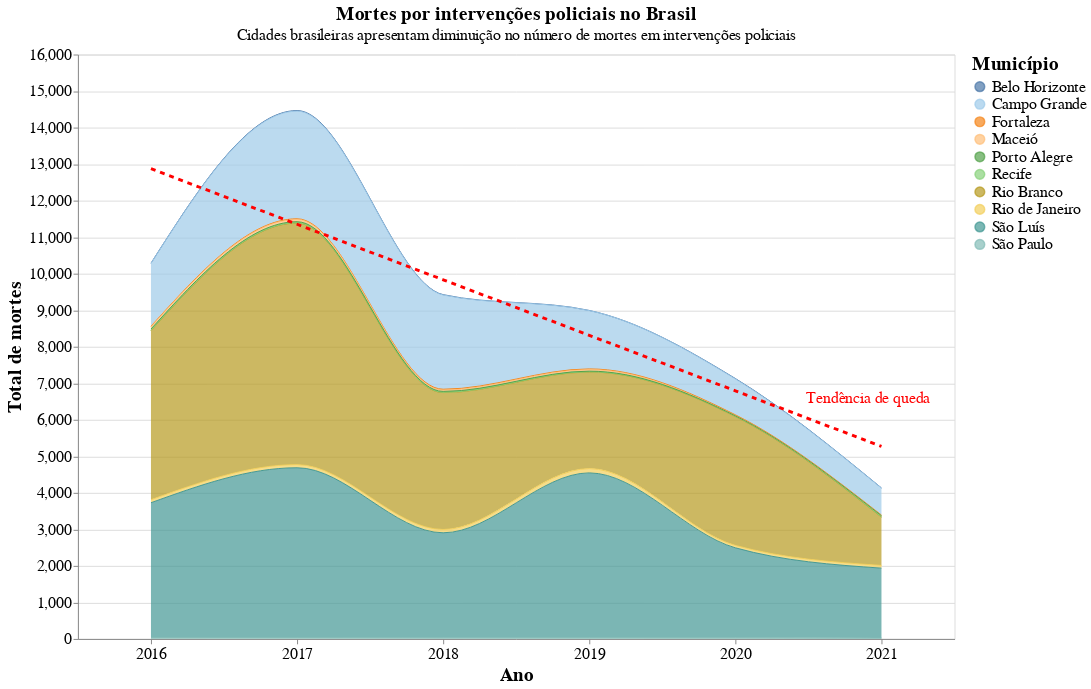

The cell this chart's notebook holds for it:
### Code cell
import numpy as np

# Assuming df_less_violence_cities is your original DataFrame
# Calculate the total deaths per year to create the trend line
total_deaths_per_year = df_less_violence_cities.groupby('ano')['adjusted_deaths'].sum().reset_index()

# Create a linear regression to calculate the trend line
x = total_deaths_per_year['ano'].astype(int)
y = total_deaths_per_year['adjusted_deaths']

# Perform linear regression
coeffs = np.polyfit(x, y, 1)
trend_line = np.poly1d(coeffs)

# Create a DataFrame for the trend line
trend_df = pd.DataFrame({
    'ano': x,
    'trend_deaths': trend_line(x)
})

# Create the trend line chart
trend_line_chart = alt.Chart(trend_df).mark_line(
    color='red', 
    strokeWidth=3, 
    strokeDash=[5, 5]  # Dashed line
).encode(
    x=alt.X('ano:O'),
    y=alt.Y('trend_deaths:Q')
)

# Add text annotation for the trend line
trend_text = alt.Chart(pd.DataFrame({
    'ano': [trend_df['ano'].iloc[-1]],
    'trend_deaths': [trend_df['trend_deaths'].iloc[-1]],
    'text': ['Tendência de queda']
})).mark_text(
    align='right',
    baseline='middle',
    dx=50,
    dy=-50,
    color='red',
    fontSize=16
).encode(
    x=alt.X('ano:O'),
    y=alt.Y('trend_deaths:Q'),
    text='text:N'
)

chart_title = alt.TitleParams(
    'Mortes por intervenções policiais no Brasil',
    subtitle="Cidades brasileiras apresentam diminuição no número de mortes em intervenções policiais"
)

# Create stacked area chart with log scale
stacked_area = alt.Chart(df_less_violence_cities, title=chart_title).mark_area(
    line={'size': 1},
    opacity=0.7,
    interpolate='monotone'
).encode(
    x=alt.X('ano:O', title='Ano',
            axis=alt.Axis(labelAngle=0, labelFontSize=16, titleFontSize=20)),
    
    y=alt.Y('adjusted_deaths:Q',
            title='Total de mortes',
            axis=alt.Axis(labelFontSize=16, titleFontSize=20),
            stack=True
    ),

    color=alt.Color('municipio:N', 
                    legend=alt.Legend(title="Município", labelFontSize=16, titleFontSize=20),
                    scale=alt.Scale(scheme='tableau20')),
    tooltip=['municipio', 'ano', 'adjusted_deaths']
)
# ).properties(
#     width=900,
#     height=600
# ).configure_axis(
#     labelFontSize=12,
#     titleFontSize=14
# ).configure_title(
#     fontSize=20,
#     anchor='middle',
#     subtitleFontSize=16
# )

final_chart = (stacked_area + trend_line_chart + trend_text).properties(
    width=900,
    height=600
).configure_axis(
    labelFontSize=12,
    titleFontSize=14
).configure_title(
    fontSize=20,
    anchor='middle',
    subtitleFontSize=16
)

final_chart

### Figure 1 — Vega-Lite specification as saved in the notebook (floating-point values rounded to 4 significant figures)
{"config": {"view": {"continuousWidth": 300, "continuousHeight": 300}, "axis": {"labelFontSize": 12, "titleFontSize": 14}, "title": {"anchor": "middle", "fontSize": 20, "subtitleFontSize": 16}}, "layer": [{"data": {"name": "data-fc34c29eb4e56822afd97a8a558b44cc"}, "mark": {"type": "area", "interpolate": "monotone", "line": {"size": 1}, "opacity": 0.7}, "encoding": {"color": {"field": "municipio", "legend": {"labelFontSize": 16, "title": "Município", "titleFontSize": 20}, "scale": {"scheme": "tableau20"}, "type": "nominal"}, "tooltip": [{"field": "municipio", "type": "nominal"}, {"field": "ano", "type": "quantitative"}, {"field": "adjusted_deaths", "type": "quantitative"}], "x": {"axis": {"labelAngle": 0, "labelFontSize": 16, "titleFontSize": 20}, "field": "ano", "title": "Ano", "type": "ordinal"}, "y": {"axis": {"labelFontSize": 16, "titleFontSize": 20}, "field": "adjusted_deaths", "stack": true, "title": "Total de mortes", "type": "quantitative"}}, "title": {"text": "Mortes por intervenções policiais no Brasil", "subtitle": "Cidades brasileiras apresentam diminuição no número de mortes em intervenções policiais"}}, {"data": {"name": "data-d5903256422c8eab975e06d36f11ed90"}, "mark": {"type": "line", "color": "red", "strokeDash": [5, 5], "strokeWidth": 3}, "encoding": {"x": {"field": "ano", "type": "ordinal"}, "y": {"field": "trend_deaths", "type": "quantitative"}}}, {"data": {"name": "data-0769a0cf746bc621c4f322d99634f6f7"}, "mark": {"type": "text", "align": "right", "baseline": "middle", "color": "red", "dx": 50, "dy": -50, "fontSize": 16}, "encoding": {"text": {"field": "text", "type": "nominal"}, "x": {"field": "ano", "type": "ordinal"}, "y": {"field": "trend_deaths", "type": "quantitative"}}}], "height": 600, "width": 900, "$schema": "https://vega.github.io/schema/vega-lite/v5.20.1.json", "datasets": {"data-fc34c29eb4e56822afd97a8a558b44cc": [{"municipio": "Rio Branco", "ano": 2016, "sigla_uf": "AC", "grupo": "Grupo 2", "qtd_interv_pol": 21.0, "qtd_pol_civ_serv": 2.0, "qtd_pol_mil_ser": 11.0, "qtd_pol_civ_fora": 1.0, "qtd_pol_mil_fora": 7.0, "regiao": "Norte", "pop": 4535.0, "adjusted_deaths": 4631.0}, {"municipio": "Rio Branco", "ano": 2017, "sigla_uf": "AC", "grupo": "Grupo 2", "qtd_interv_pol": 30.0, "qtd_pol_civ_serv": 0.0, "qtd_pol_mil_ser": 25.0, "qtd_pol_civ_fora": 1.0, "qtd_pol_mil_fora": 4.0, "regiao": "Norte", "pop": 4535.0, "adjusted_deaths": 6615.0}, {"municipio": "Rio Branco", "ano": 2018, "sigla_uf": "AC", "grupo": null, "qtd_interv_pol": 17.0, "qtd_pol_civ_serv": null, "qtd_pol_mil_ser": null, "qtd_pol_civ_fora": null, "qtd_pol_mil_fora": null, "regiao": "Norte", "pop": 4535.0, "adjusted_deaths": 3749.0}, {"municipio": "Rio Branco", "ano": 2019, "sigla_uf": "AC", "grupo": null, "qtd_interv_pol": 12.0, "qtd_pol_civ_serv": null, "qtd_pol_mil_ser": null, "qtd_pol_civ_fora": null, "qtd_pol_mil_fora": null, "regiao": "Norte", "pop": 4535.0, "adjusted_deaths": 2646.0}, {"municipio": "Rio Branco", "ano": 2020, "sigla_uf": "AC", "grupo": "Grupo 3", "qtd_interv_pol": 16.0, "qtd_pol_civ_serv": null, "qtd_pol_mil_ser": null, "qtd_pol_civ_fora": null, "qtd_pol_mil_fora": null, "regiao": "Norte", "pop": 4535.0, "adjusted_deaths": 3528.0}, {"municipio": "Rio Branco", "ano": 2021, "sigla_uf": "AC", "grupo": "Grupo 3", "qtd_interv_pol": 6.0, "qtd_pol_civ_serv": null, "qtd_pol_mil_ser": null, "qtd_pol_civ_fora": null, "qtd_pol_mil_fora": null, "regiao": "Norte", "pop": 4535.0, "adjusted_deaths": 1323.0}, {"municipio": "São Luís", "ano": 2016, "sigla_uf": "MA", "grupo": "Grupo 1", "qtd_interv_pol": 27.0, "qtd_pol_civ_serv": 0.0, "qtd_pol_mil_ser": 27.0, "qtd_pol_civ_fora": 0.0, "qtd_pol_mil_fora": 0.0, "regiao": "Nordeste", "pop": 7315.0, "adjusted_deaths": 3691.0}, {"municipio": "São Luís", "ano": 2017, "sigla_uf": "MA", "grupo": "Grupo 1", "qtd_interv_pol": 34.0, "qtd_pol_civ_serv": 0.0, "qtd_pol_mil_ser": 34.0, "qtd_pol_civ_fora": null, "qtd_pol_mil_fora": null, "regiao": "Nordeste", "pop": 7315.0, "adjusted_deaths": 4648.0}, {"municipio": "São Luís", "ano": 2018, "sigla_uf": "MA", "grupo": null, "qtd_interv_pol": 21.0, "qtd_pol_civ_serv": null, "qtd_pol_mil_ser": null, "qtd_pol_civ_fora": null, "qtd_pol_mil_fora": null, "regiao": "Nordeste", "pop": 7315.0, "adjusted_deaths": 2871.0}, {"municipio": "São Luís", "ano": 2019, "sigla_uf": "MA", "grupo": null, "qtd_interv_pol": 33.0, "qtd_pol_civ_serv": null, "qtd_pol_mil_ser": null, "qtd_pol_civ_fora": null, "qtd_pol_mil_fora": null, "regiao": "Nordeste", "pop": 7315.0, "adjusted_deaths": 4511.0}, {"municipio": "São Luís", "ano": 2020, "sigla_uf": "MA", "grupo": "Grupo 1", "qtd_interv_pol": 18.0, "qtd_pol_civ_serv": null, "qtd_pol_mil_ser": null, "qtd_pol_civ_fora": null, "qtd_pol_mil_fora": null, "regiao": "Nordeste", "pop": 7315.0, "adjusted_deaths": 2461.0}, {"municipio": "São Luís", "ano": 2021, "sigla_uf": "MA", "grupo": "Grupo 1", "qtd_interv_pol": 14.0, "qtd_pol_civ_serv": null, "qtd_pol_mil_ser": null, "qtd_pol_civ_fora": null, "qtd_pol_mil_fora": null, "regiao": "Nordeste", "pop": 7315.0, "adjusted_deaths": 1914.0}, {"municipio": "Fortaleza", "ano": 2016, "sigla_uf": "CE", "grupo": "Grupo 1", "qtd_interv_pol": 39.0, "qtd_pol_civ_serv": 1.0, "qtd_pol_mil_ser": 23.0, "qtd_pol_civ_fora": 0.0, "qtd_pol_mil_fora": 7.0, "regiao": "Nordeste", "pop": 2429000.0, "adjusted_deaths": 16.06}, {"municipio": "Fortaleza", "ano": 2017, "sigla_uf": "CE", "grupo": "Grupo 1", "qtd_interv_pol": 50.0, "qtd_pol_civ_serv": 4.0, "qtd_pol_mil_ser": 30.0, "qtd_pol_civ_fora": 3.0, "qtd_pol_mil_fora": 13.0, "regiao": "Nordeste", "pop": 2429000.0, "adjusted_deaths": 20.59}, {"municipio": "Fortaleza", "ano": 2018, "sigla_uf": "CE", "grupo": null, "qtd_interv_pol": 63.0, "qtd_pol_civ_serv": null, "qtd_pol_mil_ser": null, "qtd_pol_civ_fora": null, "qtd_pol_mil_fora": null, "regiao": "Nordeste", "pop": 2429000.0, "adjusted_deaths": 25.94}, {"municipio": "Fortaleza", "ano": 2019, "sigla_uf": "CE", "grupo": null, "qtd_interv_pol": 51.0, "qtd_pol_civ_serv": null, "qtd_pol_mil_ser": null, "qtd_pol_civ_fora": null, "qtd_pol_mil_fora": null, "regiao": "Nordeste", "pop": 2429000.0, "adjusted_deaths": 21.0}, {"municipio": "Fortaleza", "ano": 2020, "sigla_uf": "CE", "grupo": "Grupo 1", "qtd_interv_pol": 57.0, "qtd_pol_civ_serv": null, "qtd_pol_mil_ser": null, "qtd_pol_civ_fora": null, "qtd_pol_mil_fora": null, "regiao": "Nordeste", "pop": 2429000.0, "adjusted_deaths": 23.47}, {"municipio": "Fortaleza", "ano": 2021, "sigla_uf": "CE", "grupo": "Grupo 1", "qtd_interv_pol": 32.0, "qtd_pol_civ_serv": null, "qtd_pol_mil_ser": null, "qtd_pol_civ_fora": null, "qtd_pol_mil_fora": null, "regiao": "Nordeste", "pop": 2429000.0, "adjusted_deaths": 13.18}, {"municipio": "Recife", "ano": 2016, "sigla_uf": "PE", "grupo": "Grupo 1", "qtd_interv_pol": 15.0, "qtd_pol_civ_serv": null, "qtd_pol_mil_ser": null, "qtd_pol_civ_fora": null, "qtd_pol_mil_fora": null, "regiao": "Nordeste", "pop": 1489000.0, "adjusted_deaths": 10.07}, {"municipio": "Recife", "ano": 2017, "sigla_uf": "PE", "grupo": "Grupo 1", "qtd_interv_pol": 14.0, "qtd_pol_civ_serv": null, "qtd_pol_mil_ser": null, "qtd_pol_civ_fora": null, "qtd_pol_mil_fora": null, "regiao": "Nordeste", "pop": 1489000.0, "adjusted_deaths": 9.403}, {"municipio": "Recife", "ano": 2018, "sigla_uf": "PE", "grupo": null, "qtd_interv_pol": 12.0, "qtd_pol_civ_serv": null, "qtd_pol_mil_ser": null, "qtd_pol_civ_fora": null, "qtd_pol_mil_fora": null, "regiao": "Nordeste", "pop": 1489000.0, "adjusted_deaths": 8.06}, {"municipio": "Recife", "ano": 2019, "sigla_uf": "PE", "grupo": null, "qtd_interv_pol": 10.0, "qtd_pol_civ_serv": null, "qtd_pol_mil_ser": null, "qtd_pol_civ_fora": null, "qtd_pol_mil_fora": null, "regiao": "Nordeste", "pop": 1489000.0, "adjusted_deaths": 6.716}, {"municipio": "Recife", "ano": 2020, "sigla_uf": "PE", "grupo": "Grupo 1", "qtd_interv_pol": 14.0, "qtd_pol_civ_serv": null, "qtd_pol_mil_ser": null, "qtd_pol_civ_fora": null, "qtd_pol_mil_fora": null, "regiao": "Nordeste", "pop": 1489000.0, "adjusted_deaths": 9.403}, {"municipio": "Recife", "ano": 2021, "sigla_uf": "PE", "grupo": "Grupo 1", "qtd_interv_pol": 14.0, "qtd_pol_civ_serv": null, "qtd_pol_mil_ser": null, "qtd_pol_civ_fora": null, "qtd_pol_mil_fora": null, "regiao": "Nordeste", "pop": 1489000.0, "adjusted_deaths": 9.403}, {"municipio": "Maceió", "ano": 2016, "sigla_uf": "AL", "grupo": "Grupo 1", "qtd_interv_pol": 59.0, "qtd_pol_civ_serv": 0.0, "qtd_pol_mil_ser": 57.0, "qtd_pol_civ_fora": 0.0, "qtd_pol_mil_fora": 2.0, "regiao": "Nordeste", "pop": 957900.0, "adjusted_deaths": 61.59}, {"municipio": "Maceió", "ano": 2017, "sigla_uf": "AL", "grupo": "Grupo 1", "qtd_interv_pol": 57.0, "qtd_pol_civ_serv": 2.0, "qtd_pol_mil_ser": 52.0, "qtd_pol_civ_fora": 0.0, "qtd_pol_mil_fora": 3.0, "regiao": "Nordeste", "pop": 957900.0, "adjusted_deaths": 59.5}, {"municipio": "Maceió", "ano": 2018, "sigla_uf": "AL", "grupo": null, "qtd_interv_pol": 32.4, "qtd_pol_civ_serv": null, "qtd_pol_mil_ser": null, "qtd_pol_civ_fora": null, "qtd_pol_mil_fora": null, "regiao": "Nordeste", "pop": 957900.0, "adjusted_deaths": 33.82}, {"municipio": "Maceió", "ano": 2019, "sigla_uf": "AL", "grupo": null, "qtd_interv_pol": 38.0, "qtd_pol_civ_serv": null, "qtd_pol_mil_ser": null, "qtd_pol_civ_fora": null, "qtd_pol_mil_fora": null, "regiao": "Nordeste", "pop": 957900.0, "adjusted_deaths": 39.67}, {"municipio": "Maceió", "ano": 2020, "sigla_uf": "AL", "grupo": "Grupo 1", "qtd_interv_pol": 4.0, "qtd_pol_civ_serv": null, "qtd_pol_mil_ser": null, "qtd_pol_civ_fora": null, "qtd_pol_mil_fora": null, "regiao": "Nordeste", "pop": 957900.0, "adjusted_deaths": 4.176}, {"municipio": "Maceió", "ano": 2021, "sigla_uf": "AL", "grupo": "Grupo 1", "qtd_interv_pol": 4.0, "qtd_pol_civ_serv": null, "qtd_pol_mil_ser": null, "qtd_pol_civ_fora": null, "qtd_pol_mil_fora": null, "regiao": "Nordeste", "pop": 957900.0, "adjusted_deaths": 4.176}, {"municipio": "Belo Horizonte", "ano": 2016, "sigla_uf": "MG", "grupo": "Grupo 2", "qtd_interv_pol": 15.0, "qtd_pol_civ_serv": 0.0, "qtd_pol_mil_ser": 10.0, "qtd_pol_civ_fora": 0.0, "qtd_pol_mil_fora": 5.0, "regiao": "Sudeste", "pop": 2316000.0, "adjusted_deaths": 6.478}, {"municipio": "Belo Horizonte", "ano": 2017, "sigla_uf": "MG", "grupo": "Grupo 2", "qtd_interv_pol": 37.0, "qtd_pol_civ_serv": 1.0, "qtd_pol_mil_ser": 25.0, "qtd_pol_civ_fora": 3.0, "qtd_pol_mil_fora": 8.0, "regiao": "Sudeste", "pop": 2316000.0, "adjusted_deaths": 15.98}, {"municipio": "Belo Horizonte", "ano": 2018, "sigla_uf": "MG", "grupo": null, "qtd_interv_pol": 24.0, "qtd_pol_civ_serv": null, "qtd_pol_mil_ser": null, "qtd_pol_civ_fora": null, "qtd_pol_mil_fora": null, "regiao": "Sudeste", "pop": 2316000.0, "adjusted_deaths": 10.36}, {"municipio": "Belo Horizonte", "ano": 2019, "sigla_uf": "MG", "grupo": null, "qtd_interv_pol": 10.0, "qtd_pol_civ_serv": null, "qtd_pol_mil_ser": null, "qtd_pol_civ_fora": null, "qtd_pol_mil_fora": null, "regiao": "Sudeste", "pop": 2316000.0, "adjusted_deaths": 4.319}, {"municipio": "Belo Horizonte", "ano": 2020, "sigla_uf": "MG", "grupo": "Grupo 2", "qtd_interv_pol": 26.0, "qtd_pol_civ_serv": null, "qtd_pol_mil_ser": null, "qtd_pol_civ_fora": null, "qtd_pol_mil_fora": null, "regiao": "Sudeste", "pop": 2316000.0, "adjusted_deaths": 11.23}, {"municipio": "Belo Horizonte", "ano": 2021, "sigla_uf": "MG", "grupo": "Grupo 2", "qtd_interv_pol": 14.0, "qtd_pol_civ_serv": null, "qtd_pol_mil_ser": null, "qtd_pol_civ_fora": null, "qtd_pol_mil_fora": null, "regiao": "Sudeste", "pop": 2316000.0, "adjusted_deaths": 6.046}, {"municipio": "Rio de Janeiro", "ano": 2016, "sigla_uf": "RJ", "grupo": "Grupo 1", "qtd_interv_pol": 504.0, "qtd_pol_civ_serv": null, "qtd_pol_mil_ser": null, "qtd_pol_civ_fora": null, "qtd_pol_mil_fora": null, "regiao": "Sudeste", "pop": 6211000.0, "adjusted_deaths": 81.14}, {"municipio": "Rio de Janeiro", "ano": 2017, "sigla_uf": "RJ", "grupo": "Grupo 1", "qtd_interv_pol": 527.0, "qtd_pol_civ_serv": null, "qtd_pol_mil_ser": null, "qtd_pol_civ_fora": null, "qtd_pol_mil_fora": null, "regiao": "Sudeste", "pop": 6211000.0, "adjusted_deaths": 84.85}, {"municipio": "Rio de Janeiro", "ano": 2018, "sigla_uf": "RJ", "grupo": null, "qtd_interv_pol": 558.0, "qtd_pol_civ_serv": null, "qtd_pol_mil_ser": null, "qtd_pol_civ_fora": null, "qtd_pol_mil_fora": null, "regiao": "Sudeste", "pop": 6211000.0, "adjusted_deaths": 89.84}, {"municipio": "Rio de Janeiro", "ano": 2019, "sigla_uf": "RJ", "grupo": null, "qtd_interv_pol": 726.0, "qtd_pol_civ_serv": null, "qtd_pol_mil_ser": null, "qtd_pol_civ_fora": null, "qtd_pol_mil_fora": null, "regiao": "Sudeste", "pop": 6211000.0, "adjusted_deaths": 116.9}, {"municipio": "Rio de Janeiro", "ano": 2020, "sigla_uf": "RJ", "grupo": "Grupo 2", "qtd_interv_pol": 415.0, "qtd_pol_civ_serv": null, "qtd_pol_mil_ser": null, "qtd_pol_civ_fora": null, "qtd_pol_mil_fora": null, "regiao": "Sudeste", "pop": 6211000.0, "adjusted_deaths": 66.81}, {"municipio": "Rio de Janeiro", "ano": 2021, "sigla_uf": "RJ", "grupo": "Grupo 2", "qtd_interv_pol": 458.0, "qtd_pol_civ_serv": null, "qtd_pol_mil_ser": null, "qtd_pol_civ_fora": null, "qtd_pol_mil_fora": null, "regiao": "Sudeste", "pop": 6211000.0, "adjusted_deaths": 73.74}, {"municipio": "São Paulo", "ano": 2016, "sigla_uf": "SP", "grupo": "Grupo 2", "qtd_interv_pol": 438.0, "qtd_pol_civ_serv": 6.0, "qtd_pol_mil_ser": 269.0, "qtd_pol_civ_fora": 16.0, "qtd_pol_mil_fora": 147.0, "regiao": "Sudeste", "pop": 11450000.0, "adjusted_deaths": 38.25}, {"municipio": "São Paulo", "ano": 2017, "sigla_uf": "SP", "grupo": "Grupo 2", "qtd_interv_pol": 447.0, "qtd_pol_civ_serv": 17.0, "qtd_pol_mil_ser": 281.0, "qtd_pol_civ_fora": 11.0, "qtd_pol_mil_fora": 138.0, "regiao": "Sudeste", "pop": 11450000.0, "adjusted_deaths": 39.03}, {"municipio": "São Paulo", "ano": 2018, "sigla_uf": "SP", "grupo": null, "qtd_interv_pol": 406.0, "qtd_pol_civ_serv": null, "qtd_pol_mil_ser": null, "qtd_pol_civ_fora": null, "qtd_pol_mil_fora": null, "regiao": "Sudeste", "pop": 11450000.0, "adjusted_deaths": 35.45}, {"municipio": "São Paulo", "ano": 2019, "sigla_uf": "SP", "grupo": null, "qtd_interv_pol": 402.0, "qtd_pol_civ_serv": null, "qtd_pol_mil_ser": null, "qtd_pol_civ_fora": null, "qtd_pol_mil_fora": null, "regiao": "Sudeste", "pop": 11450000.0, "adjusted_deaths": 35.1}, {"municipio": "São Paulo", "ano": 2020, "sigla_uf": "SP", "grupo": "Grupo 2", "qtd_interv_pol": 390.0, "qtd_pol_civ_serv": null, "qtd_pol_mil_ser": null, "qtd_pol_civ_fora": null, "qtd_pol_mil_fora": null, "regiao": "Sudeste", "pop": 11450000.0, "adjusted_deaths": 34.06}, {"municipio": "São Paulo", "ano": 2021, "sigla_uf": "SP", "grupo": "Grupo 2", "qtd_interv_pol": 282.0, "qtd_pol_civ_serv": null, "qtd_pol_mil_ser": null, "qtd_pol_civ_fora": null, "qtd_pol_mil_fora": null, "regiao": "Sudeste", "pop": 11450000.0, "adjusted_deaths": 24.62}, {"municipio": "Porto Alegre", "ano": 2016, "sigla_uf": "RS", "grupo": "Grupo 2", "qtd_interv_pol": 44.0, "qtd_pol_civ_serv": 2.0, "qtd_pol_mil_ser": 26.0, "qtd_pol_civ_fora": 5.0, "qtd_pol_mil_fora": 11.0, "regiao": "Sul", "pop": 1333000.0, "adjusted_deaths": 33.01}, {"municipio": "Porto Alegre", "ano": 2017, "sigla_uf": "RS", "grupo": "Grupo 2", "qtd_interv_pol": 36.0, "qtd_pol_civ_serv": 0.0, "qtd_pol_mil_ser": 26.0, "qtd_pol_civ_fora": 2.0, "qtd_pol_mil_fora": 8.0, "regiao": "Sul", "pop": 1333000.0, "adjusted_deaths": 27.01}, {"municipio": "Porto Alegre", "ano": 2018, "sigla_uf": "RS", "grupo": null, "qtd_interv_pol": 33.0, "qtd_pol_civ_serv": null, "qtd_pol_mil_ser": null, "qtd_pol_civ_fora": null, "qtd_pol_mil_fora": null, "regiao": "Sul", "pop": 1333000.0, "adjusted_deaths": 24.76}, {"municipio": "Porto Alegre", "ano": 2019, "sigla_uf": "RS", "grupo": null, "qtd_interv_pol": 22.0, "qtd_pol_civ_serv": null, "qtd_pol_mil_ser": null, "qtd_pol_civ_fora": null, "qtd_pol_mil_fora": null, "regiao": "Sul", "pop": 1333000.0, "adjusted_deaths": 16.51}, {"municipio": "Porto Alegre", "ano": 2020, "sigla_uf": "RS", "grupo": "Grupo 2", "qtd_interv_pol": 13.0, "qtd_pol_civ_serv": null, "qtd_pol_mil_ser": null, "qtd_pol_civ_fora": null, "qtd_pol_mil_fora": null, "regiao": "Sul", "pop": 1333000.0, "adjusted_deaths": 9.754}, {"municipio": "Porto Alegre", "ano": 2021, "sigla_uf": "RS", "grupo": "Grupo 2", "qtd_interv_pol": 39.0, "qtd_pol_civ_serv": null, "qtd_pol_mil_ser": null, "qtd_pol_civ_fora": null, "qtd_pol_mil_fora": null, "regiao": "Sul", "pop": 1333000.0, "adjusted_deaths": 29.26}, {"municipio": "Campo Grande", "ano": 2016, "sigla_uf": "MS", "grupo": "Grupo 3", "qtd_interv_pol": 14.0, "qtd_pol_civ_serv": null, "qtd_pol_mil_ser": 14.0, "qtd_pol_civ_fora": null, "qtd_pol_mil_fora": 0.0, "regiao": "Centro-Oeste", "pop": 8143.0, "adjusted_deaths": 1719.0}, {"municipio": "Campo Grande", "ano": 2017, "sigla_uf": "MS", "grupo": "Grupo 3", "qtd_interv_pol": 24.0, "qtd_pol_civ_serv": 0.0, "qtd_pol_mil_ser": 22.0, "qtd_pol_civ_fora": 1.0, "qtd_pol_mil_fora": 1.0, "regiao": "Centro-Oeste", "pop": 8143.0, "adjusted_deaths": 2947.0}, {"municipio": "Campo Grande", "ano": 2018, "sigla_uf": "MS", "grupo": null, "qtd_interv_pol": 21.0, "qtd_pol_civ_serv": null, "qtd_pol_mil_ser": null, "qtd_pol_civ_fora": null, "qtd_pol_mil_fora": null, "regiao": "Centro-Oeste", "pop": 8143.0, "adjusted_deaths": 2579.0}, {"municipio": "Campo Grande", "ano": 2019, "sigla_uf": "MS", "grupo": null, "qtd_interv_pol": 13.0, "qtd_pol_civ_serv": null, "qtd_pol_mil_ser": null, "qtd_pol_civ_fora": null, "qtd_pol_mil_fora": null, "regiao": "Centro-Oeste", "pop": 8143.0, "adjusted_deaths": 1596.0}, {"municipio": "Campo Grande", "ano": 2020, "sigla_uf": "MS", "grupo": "Grupo 2", "qtd_interv_pol": 8.0, "qtd_pol_civ_serv": null, "qtd_pol_mil_ser": null, "qtd_pol_civ_fora": null, "qtd_pol_mil_fora": null, "regiao": "Centro-Oeste", "pop": 8143.0, "adjusted_deaths": 982.4}, {"municipio": "Campo Grande", "ano": 2021, "sigla_uf": "MS", "grupo": "Grupo 2", "qtd_interv_pol": 6.0, "qtd_pol_civ_serv": null, "qtd_pol_mil_ser": null, "qtd_pol_civ_fora": null, "qtd_pol_mil_fora": null, "regiao": "Centro-Oeste", "pop": 8143.0, "adjusted_deaths": 736.8}], "data-d5903256422c8eab975e06d36f11ed90": [{"ano": 2016, "trend_deaths": 12870.0}, {"ano": 2017, "trend_deaths": 11350.0}, {"ano": 2018, "trend_deaths": 9833.0}, {"ano": 2019, "trend_deaths": 8313.0}, {"ano": 2020, "trend_deaths": 6793.0}, {"ano": 2021, "trend_deaths": 5273.0}], "data-0769a0cf746bc621c4f322d99634f6f7": [{"ano": 2021, "trend_deaths": 5273.0, "text": "Tendência de queda"}]}}
